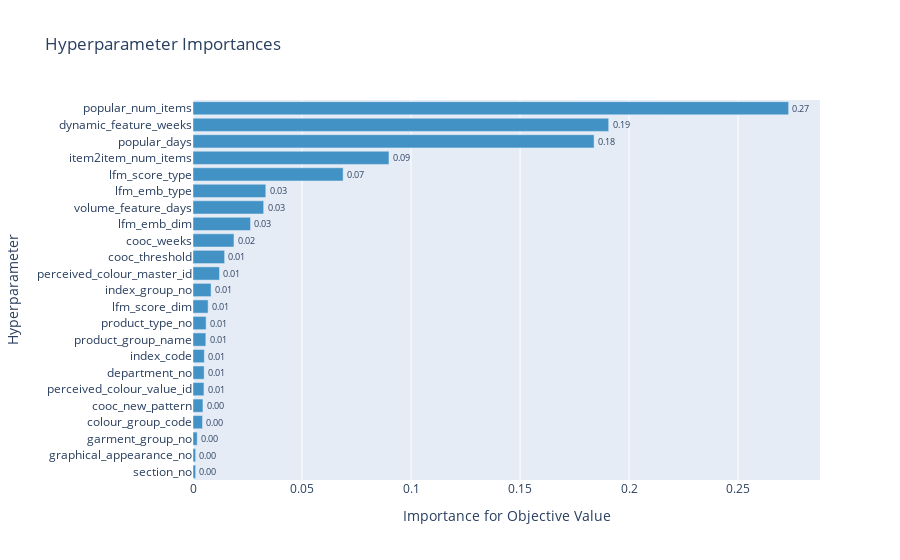

The notebook cell saved with this chart:
### Code cell
optuna.visualization.plot_param_importances(study, params=a)

### Figure 1 — Plotly figure (JSON) as saved in the notebook; plotly's stock layout.template omitted (floating-point values rounded to 4 significant figures)
{"data": [{"cliponaxis": false, "hovertemplate": ["section_no (CategoricalDistribution): 0.0012111286991937844<extra></extra>", "graphical_appearance_no (CategoricalDistribution): 0.0012122513461029908<extra></extra>", "garment_group_no (CategoricalDistribution): 0.0019307179838418467<extra></extra>", "colour_group_code (CategoricalDistribution): 0.004368999961583138<extra></extra>", "cooc_new_pattern (CategoricalDistribution): 0.004563856274831036<extra></extra>", "perceived_colour_value_id (CategoricalDistribution): 0.005025563596618606<extra></extra>", "department_no (CategoricalDistribution): 0.005120151399640907<extra></extra>", "index_code (CategoricalDistribution): 0.005207411544002277<extra></extra>", "product_group_name (CategoricalDistribution): 0.005886392624543415<extra></extra>", "product_type_no (CategoricalDistribution): 0.006018313334872952<extra></extra>", "lfm_score_dim (CategoricalDistribution): 0.006934021397050829<extra></extra>", "index_group_no (CategoricalDistribution): 0.008286639592244764<extra></extra>", "perceived_colour_master_id (CategoricalDistribution): 0.01215914652279624<extra></extra>", "cooc_threshold (IntUniformDistribution): 0.014509020919606626<extra></extra>", "cooc_weeks (IntUniformDistribution): 0.018791835494445724<extra></extra>", "lfm_emb_dim (CategoricalDistribution): 0.026383462950370952<extra></extra>", "volume_feature_days (IntUniformDistribution): 0.03242052027566121<extra></extra>", "lfm_emb_type (CategoricalDistribution): 0.03339602307507181<extra></extra>", "lfm_score_type (CategoricalDistribution): 0.06886597579274292<extra></extra>", "item2item_num_items (IntUniformDistribution): 0.08988272698582392<extra></extra>", "popular_days (IntUniformDistribution): 0.18395687552236684<extra></extra>", "dynamic_feature_weeks (IntUniformDistribution): 0.19066571567669877<extra></extra>", "popular_num_items (IntUniformDistribution): 0.27320324902988846<extra></extra>"], "marker": {"color": "rgb(66,146,198)"}, "orientation": "h", "text": ["0.0012111286991937844", "0.0012122513461029908", "0.0019307179838418467", "0.004368999961583138", "0.004563856274831036", "0.005025563596618606", "0.005120151399640907", "0.005207411544002277", "0.005886392624543415", "0.006018313334872952", "0.006934021397050829", "0.008286639592244764", "0.01215914652279624", "0.014509020919606626", "0.018791835494445724", "0.026383462950370952", "0.03242052027566121", "0.03339602307507181", "0.06886597579274292", "0.08988272698582392", "0.18395687552236684", "0.19066571567669877", "0.27320324902988846"], "textposition": "outside", "texttemplate": "%{text:.2f}", "type": "bar", "x": [0.001211, 0.001212, 0.001931, 0.004369, 0.004564, 0.005026, 0.00512, 0.005207, 0.005886, 0.006018, 0.006934, 0.008287, 0.01216, 0.01451, 0.01879, 0.02638, 0.03242, 0.0334, 0.06887, 0.08988, 0.184, 0.1907, 0.2732], "y": ["section_no", "graphical_appearance_no", "garment_group_no", "colour_group_code", "cooc_new_pattern", "perceived_colour_value_id", "department_no", "index_code", "product_group_name", "product_type_no", "lfm_score_dim", "index_group_no", "perceived_colour_master_id", "cooc_threshold", "cooc_weeks", "lfm_emb_dim", "volume_feature_days", "lfm_emb_type", "lfm_score_type", "item2item_num_items", "popular_days", "dynamic_feature_weeks", "popular_num_items"]}], "layout": {"showlegend": false, "title": {"text": "Hyperparameter Importances"}, "xaxis": {"title": {"text": "Importance for Objective Value"}}, "yaxis": {"title": {"text": "Hyperparameter"}}}}
